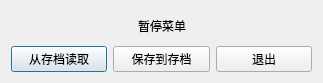
<?xml version="1.0" encoding="UTF-8"?>
<ui version="4.0">
 <class>pauseDialog</class>
 <widget class="QDialog" name="pauseDialog">
  <property name="geometry">
   <rect>
    <x>0</x>
    <y>0</y>
    <width>323</width>
    <height>83</height>
   </rect>
  </property>
  <property name="windowTitle">
   <string>暂停</string>
  </property>
  <property name="styleSheet">
   <string notr="true">font: 15pt 宋体</string>
  </property>
  <layout class="QVBoxLayout" name="verticalLayout">
   <item>
    <layout class="QHBoxLayout" name="horizontalLayout_2">
     <item>
      <spacer name="horizontalSpacer">
       <property name="orientation">
        <enum>Qt::Horizontal</enum>
       </property>
       <property name="sizeHint" stdset="0">
        <size>
         <width>0</width>
         <height>20</height>
        </size>
       </property>
      </spacer>
     </item>
     <item>
      <widget class="QLabel" name="label">
       <property name="styleSheet">
        <string notr="true">font: 20pt &quot;黑体&quot;</string>
       </property>
       <property name="text">
        <string>暂停菜单</string>
       </property>
      </widget>
     </item>
     <item>
      <spacer name="horizontalSpacer_2">
       <property name="orientation">
        <enum>Qt::Horizontal</enum>
       </property>
       <property name="sizeHint" stdset="0">
        <size>
         <width>0</width>
         <height>20</height>
        </size>
       </property>
      </spacer>
     </item>
    </layout>
   </item>
   <item>
    <layout class="QHBoxLayout" name="horizontalLayout">
     <item>
      <widget class="QPushButton" name="readButton">
       <property name="autoFillBackground">
        <bool>false</bool>
       </property>
       <property name="text">
        <string>从存档读取</string>
       </property>
       <property name="autoRepeat">
        <bool>false</bool>
       </property>
       <property name="autoExclusive">
        <bool>false</bool>
       </property>
      </widget>
     </item>
     <item>
      <widget class="QPushButton" name="saveButton">
       <property name="text">
        <string>保存到存档</string>
       </property>
      </widget>
     </item>
     <item>
      <widget class="QPushButton" name="exitButton">
       <property name="text">
        <string>退出</string>
       </property>
      </widget>
     </item>
    </layout>
   </item>
  </layout>
 </widget>
 <resources/>
 <connections/>
</ui>
